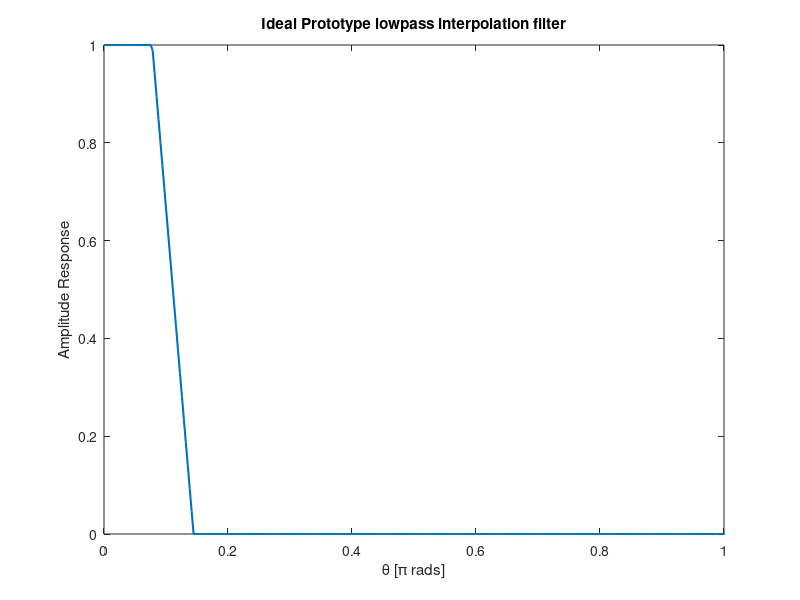

Reproduce this figure in MATLAB.
%%

clear all;
clc;
close all;

% this is a code for wet 3 of DSP

Fs = 1000; % original FS

%% Section 1

% ideal filter prototype

L = 9;
fsamp = Fs*L;
M = 1000;
fstop = 1.3/L;
fpass = 0.7/L;


theta = 0:0.001*pi:pi;
transition = fstop - fpass;
line = (-1/transition)+fstop/transition;
lpFilt = (theta < fpass) + (theta > fpass & theta < fstop).*(-1/transition*theta+fstop/transition);
plot(theta, (lpFilt),'-', 'LineWidth', 1.5);
xlim([ 0 1 ])
title('Ideal Prototype lowpass interpolation filter') 
xlabel('\theta [\pi rads]')
ylabel('Amplitude Response')


%% Section 2 

% equiripple remez

